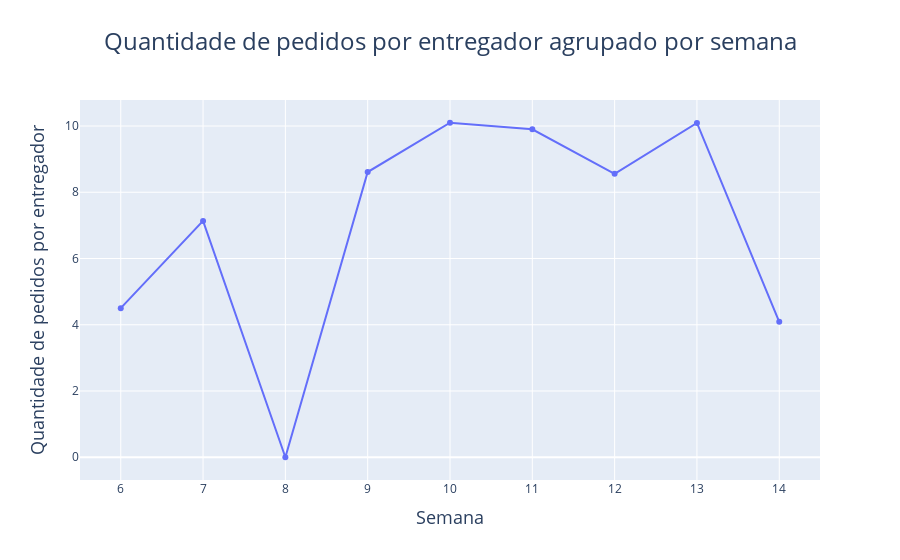

Notebook source saved alongside this figure:
### Code cell
# Criar gráfico de linhas
fig = px.line(df_aux, x="Week_Ordered", y="Order_by_delivery", title="Quantidade de pedidos por entregador agrupado por semana", labels={"Week_Ordered": "Semana", "Order_by_delivery": "Quantidade de pedidos por entregador", "ID_Count": "Quantidade de pedidos", "Delivery_service_ID": "Quantidade de entregadores"}, markers=True, hover_data=["ID_Count", "Delivery_service_ID"])
fig.update_layout(title={"x": 0.5, "xanchor": "center", "font": {"size": 24}},
    xaxis={"title_font": {"size": 18}, "showgrid": True},
    yaxis={"title_font": {"size": 18}, "showgrid": True})
fig.show()

### Figure 1 — Plotly figure (JSON) as saved in the notebook; plotly's stock layout.template omitted (floating-point values rounded to 4 significant figures)
{"data": [{"customdata": [[2701.0, 600.0], [4281.0, 600.0], [0.0, 0.0], [6200.0, 720.0], [7271.0, 720.0], [7129.0, 720.0], [6160.0, 720.0], [7267.0, 720.0], [2944.0, 720.0]], "hovertemplate": "Semana=%{x}<br>Quantidade de pedidos por entregador=%{y}<br>Quantidade de pedidos=%{customdata[0]}<br>Quantidade de entregadores=%{customdata[1]}<extra></extra>", "legendgroup": "", "line": {"color": "#636efa", "dash": "solid"}, "marker": {"symbol": "circle"}, "mode": "lines+markers", "name": "", "orientation": "v", "showlegend": false, "type": "scatter", "x": [6, 7, 8, 9, 10, 11, 12, 13, 14], "xaxis": "x", "y": [4.502, 7.135, 0.0, 8.611, 10.1, 9.901, 8.556, 10.09, 4.089], "yaxis": "y"}], "layout": {"legend": {"tracegroupgap": 0}, "title": {"font": {"size": 24}, "text": "Quantidade de pedidos por entregador agrupado por semana", "x": 0.5, "xanchor": "center"}, "xaxis": {"anchor": "y", "domain": [0, 1], "showgrid": true, "title": {"font": {"size": 18}, "text": "Semana"}}, "yaxis": {"anchor": "x", "domain": [0, 1], "showgrid": true, "title": {"font": {"size": 18}, "text": "Quantidade de pedidos por entregador"}}}}
